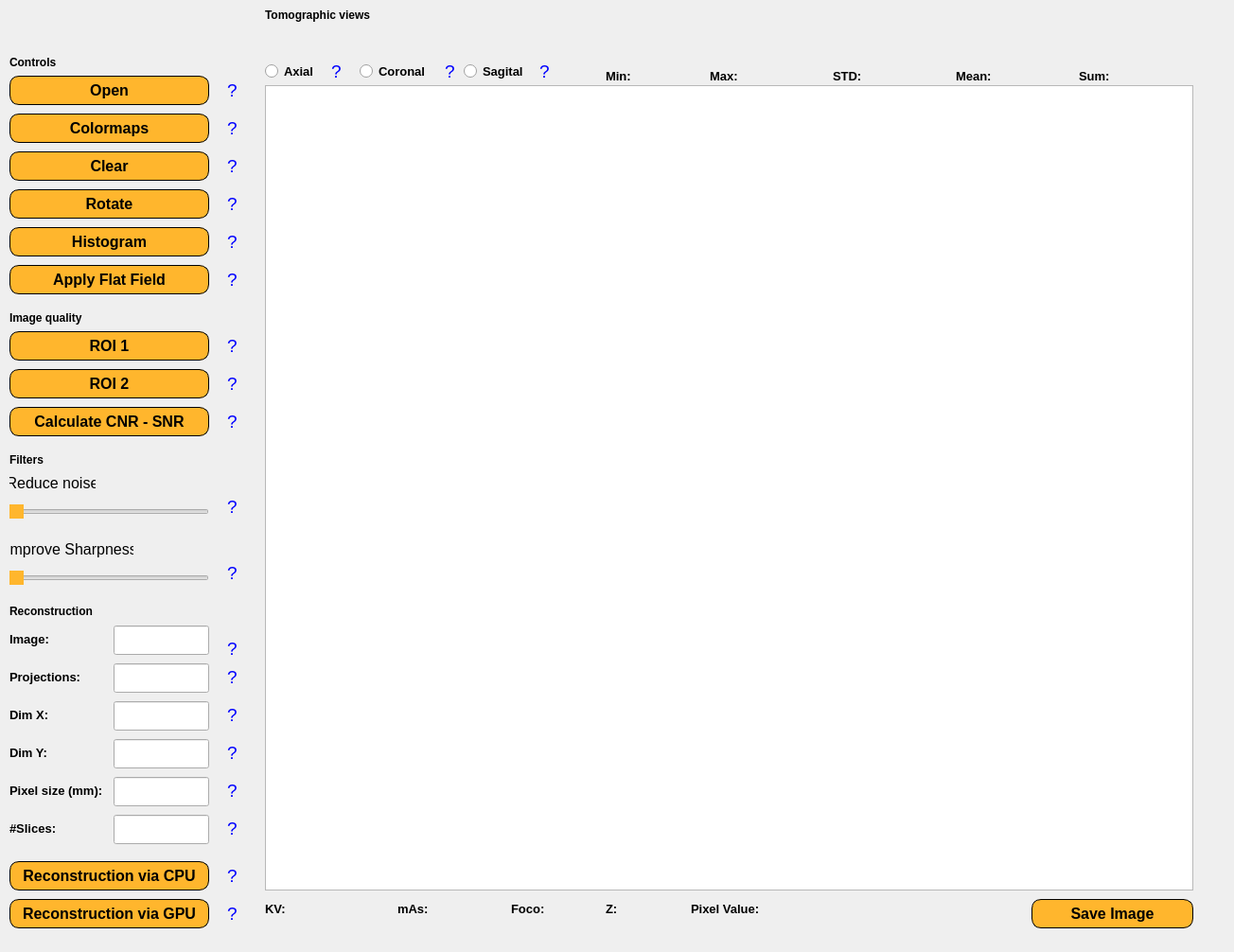
<?xml version="1.0" encoding="UTF-8"?>
<ui version="4.0">
 <class>MainWindow</class>
 <widget class="QMainWindow" name="MainWindow">
  <property name="geometry">
   <rect>
    <x>0</x>
    <y>0</y>
    <width>1304</width>
    <height>1006</height>
   </rect>
  </property>
  <property name="sizePolicy">
   <sizepolicy hsizetype="Expanding" vsizetype="Expanding">
    <horstretch>0</horstretch>
    <verstretch>0</verstretch>
   </sizepolicy>
  </property>
  <property name="font">
   <font>
    <family>Segoe UI</family>
   </font>
  </property>
  <property name="windowTitle">
   <string>CT Industrial Visualizer</string>
  </property>
  <widget class="QWidget" name="centralwidget">
   <widget class="QPushButton" name="btn_open">
    <property name="geometry">
     <rect>
      <x>10</x>
      <y>80</y>
      <width>211</width>
      <height>31</height>
     </rect>
    </property>
    <property name="font">
     <font>
      <family>Segoe UI</family>
      <pointsize>12</pointsize>
      <weight>75</weight>
      <bold>true</bold>
     </font>
    </property>
    <property name="styleSheet">
     <string notr="true">QPushButton {
    background-color: #FFB62D;
    border-radius: 10px;
    border: 1px solid black;
}
 
QPushButton:hover {
    background-color: #FFA500;
}
 
QPushButton:pressed {
    background-color: #FFB62D;
    padding-left: 1px;
    padding-top: 1px;
}</string>
    </property>
    <property name="text">
     <string>Open</string>
    </property>
   </widget>
   <widget class="QPushButton" name="btn_colormap">
    <property name="geometry">
     <rect>
      <x>10</x>
      <y>120</y>
      <width>211</width>
      <height>31</height>
     </rect>
    </property>
    <property name="font">
     <font>
      <family>Segoe UI</family>
      <pointsize>12</pointsize>
      <weight>75</weight>
      <bold>true</bold>
     </font>
    </property>
    <property name="styleSheet">
     <string notr="true">QPushButton {
    background-color: #FFB62D;
    border-radius: 10px;
    border: 1px solid black;
}
 
QPushButton:hover {
    background-color: #FFA500;
}
 
QPushButton:pressed {
    background-color: #FFB62D;
    padding-left: 1px;
    padding-top: 1px;
}</string>
    </property>
    <property name="text">
     <string>Colormaps</string>
    </property>
   </widget>
   <widget class="QPushButton" name="btn_clear">
    <property name="geometry">
     <rect>
      <x>10</x>
      <y>160</y>
      <width>211</width>
      <height>31</height>
     </rect>
    </property>
    <property name="font">
     <font>
      <family>Segoe UI</family>
      <pointsize>12</pointsize>
      <weight>75</weight>
      <bold>true</bold>
     </font>
    </property>
    <property name="styleSheet">
     <string notr="true">QPushButton {
    background-color: #FFB62D;
    border-radius: 10px;
    border: 1px solid black;
}
 
QPushButton:hover {
    background-color: #FFA500;
}
 
QPushButton:pressed {
    background-color: #FFB62D;
    padding-left: 1px;
    padding-top: 1px;
}</string>
    </property>
    <property name="text">
     <string>Clear</string>
    </property>
   </widget>
   <widget class="QPushButton" name="btn_rot">
    <property name="geometry">
     <rect>
      <x>10</x>
      <y>200</y>
      <width>211</width>
      <height>31</height>
     </rect>
    </property>
    <property name="font">
     <font>
      <family>Segoe UI</family>
      <pointsize>12</pointsize>
      <weight>75</weight>
      <bold>true</bold>
     </font>
    </property>
    <property name="styleSheet">
     <string notr="true">QPushButton {
    background-color: #FFB62D;
    border-radius: 10px;
    border: 1px solid black;
}
 
QPushButton:hover {
    background-color: #FFA500;
}
 
QPushButton:pressed {
    background-color: #FFB62D;
    padding-left: 1px;
    padding-top: 1px;
}</string>
    </property>
    <property name="text">
     <string>Rotate</string>
    </property>
   </widget>
   <widget class="QPushButton" name="btn_hist">
    <property name="geometry">
     <rect>
      <x>10</x>
      <y>240</y>
      <width>211</width>
      <height>31</height>
     </rect>
    </property>
    <property name="font">
     <font>
      <family>Segoe UI</family>
      <pointsize>12</pointsize>
      <weight>75</weight>
      <bold>true</bold>
     </font>
    </property>
    <property name="styleSheet">
     <string notr="true">QPushButton {
    background-color: #FFB62D;
    border-radius: 10px;
    border: 1px solid black;
}
 
QPushButton:hover {
    background-color: #FFA500;
}
 
QPushButton:pressed {
    background-color: #FFB62D;
    padding-left: 1px;
    padding-top: 1px;
}</string>
    </property>
    <property name="text">
     <string>Histogram</string>
    </property>
   </widget>
   <widget class="QPushButton" name="btn_flat">
    <property name="geometry">
     <rect>
      <x>10</x>
      <y>280</y>
      <width>211</width>
      <height>31</height>
     </rect>
    </property>
    <property name="font">
     <font>
      <family>Segoe UI</family>
      <pointsize>12</pointsize>
      <weight>75</weight>
      <bold>true</bold>
     </font>
    </property>
    <property name="styleSheet">
     <string notr="true">QPushButton {
    background-color: #FFB62D;
    border-radius: 10px;
    border: 1px solid black;
}
 
QPushButton:hover {
    background-color: #FFA500;
}
 
QPushButton:pressed {
    background-color: #FFB62D;
    padding-left: 1px;
    padding-top: 1px;
}</string>
    </property>
    <property name="text">
     <string>Apply Flat Field</string>
    </property>
   </widget>
   <widget class="QPushButton" name="btn_roi1">
    <property name="geometry">
     <rect>
      <x>10</x>
      <y>350</y>
      <width>211</width>
      <height>31</height>
     </rect>
    </property>
    <property name="font">
     <font>
      <family>Segoe UI</family>
      <pointsize>12</pointsize>
      <weight>75</weight>
      <bold>true</bold>
     </font>
    </property>
    <property name="styleSheet">
     <string notr="true">QPushButton {
    background-color: #FFB62D;
    border-radius: 10px;
    border: 1px solid black;
}
 
QPushButton:hover {
    background-color: #FFA500;
}
 
QPushButton:pressed {
    background-color: #FFB62D;
    padding-left: 1px;
    padding-top: 1px;
}</string>
    </property>
    <property name="text">
     <string>ROI 1</string>
    </property>
   </widget>
   <widget class="QPushButton" name="btn_roi2">
    <property name="geometry">
     <rect>
      <x>10</x>
      <y>390</y>
      <width>211</width>
      <height>31</height>
     </rect>
    </property>
    <property name="font">
     <font>
      <family>Segoe UI</family>
      <pointsize>12</pointsize>
      <weight>75</weight>
      <bold>true</bold>
     </font>
    </property>
    <property name="styleSheet">
     <string notr="true">QPushButton {
    background-color: #FFB62D;
    border-radius: 10px;
    border: 1px solid black;
}
 
QPushButton:hover {
    background-color: #FFA500;
}
 
QPushButton:pressed {
    background-color: #FFB62D;
    padding-left: 1px;
    padding-top: 1px;
}</string>
    </property>
    <property name="text">
     <string>ROI 2</string>
    </property>
   </widget>
   <widget class="QPushButton" name="btn_iq">
    <property name="geometry">
     <rect>
      <x>10</x>
      <y>430</y>
      <width>211</width>
      <height>31</height>
     </rect>
    </property>
    <property name="font">
     <font>
      <family>Segoe UI</family>
      <pointsize>12</pointsize>
      <weight>75</weight>
      <bold>true</bold>
     </font>
    </property>
    <property name="styleSheet">
     <string notr="true">QPushButton {
    background-color: #FFB62D;
    border-radius: 10px;
    border: 1px solid black;
}
 
QPushButton:hover {
    background-color: #FFA500;
}
 
QPushButton:pressed {
    background-color: #FFB62D;
    padding-left: 1px;
    padding-top: 1px;
}</string>
    </property>
    <property name="text">
     <string>Calculate CNR - SNR</string>
    </property>
   </widget>
   <widget class="QSlider" name="slider_kernel_gaussian">
    <property name="geometry">
     <rect>
      <x>10</x>
      <y>530</y>
      <width>211</width>
      <height>22</height>
     </rect>
    </property>
    <property name="styleSheet">
     <string notr="true">QSlider::handle:horizontal {
    background-color: #FFB62D;

}</string>
    </property>
    <property name="orientation">
     <enum>Qt::Horizontal</enum>
    </property>
    <property name="invertedAppearance">
     <bool>false</bool>
    </property>
   </widget>
   <widget class="QLabel" name="slider_sharp_name">
    <property name="geometry">
     <rect>
      <x>10</x>
      <y>570</y>
      <width>131</width>
      <height>21</height>
     </rect>
    </property>
    <property name="minimumSize">
     <size>
      <width>0</width>
      <height>0</height>
     </size>
    </property>
    <property name="font">
     <font>
      <family>Segoe UI</family>
      <pointsize>12</pointsize>
      <weight>9</weight>
      <italic>false</italic>
      <bold>false</bold>
     </font>
    </property>
    <property name="layoutDirection">
     <enum>Qt::LeftToRight</enum>
    </property>
    <property name="styleSheet">
     <string notr="true">font: 75 12pt &quot;Segoe UI&quot;;
</string>
    </property>
    <property name="text">
     <string>Improve Sharpness</string>
    </property>
    <property name="alignment">
     <set>Qt::AlignCenter</set>
    </property>
    <property name="wordWrap">
     <bool>false</bool>
    </property>
   </widget>
   <widget class="QSlider" name="slider_kernel_sharp">
    <property name="geometry">
     <rect>
      <x>10</x>
      <y>600</y>
      <width>211</width>
      <height>22</height>
     </rect>
    </property>
    <property name="styleSheet">
     <string notr="true">QSlider::handle:horizontal {
    background-color: #FFB62D;

}</string>
    </property>
    <property name="orientation">
     <enum>Qt::Horizontal</enum>
    </property>
    <property name="invertedAppearance">
     <bool>false</bool>
    </property>
   </widget>
   <widget class="QRadioButton" name="radio_axial">
    <property name="geometry">
     <rect>
      <x>280</x>
      <y>60</y>
      <width>95</width>
      <height>31</height>
     </rect>
    </property>
    <property name="font">
     <font>
      <family>Segoe UI</family>
      <pointsize>10</pointsize>
      <weight>75</weight>
      <bold>true</bold>
     </font>
    </property>
    <property name="text">
     <string>Axial</string>
    </property>
   </widget>
   <widget class="QLabel" name="label_dim_x">
    <property name="geometry">
     <rect>
      <x>10</x>
      <y>740</y>
      <width>101</width>
      <height>31</height>
     </rect>
    </property>
    <property name="font">
     <font>
      <family>Segoe UI</family>
      <pointsize>10</pointsize>
      <weight>75</weight>
      <bold>true</bold>
     </font>
    </property>
    <property name="text">
     <string>Dim X:</string>
    </property>
   </widget>
   <widget class="QLineEdit" name="line_dim_x">
    <property name="geometry">
     <rect>
      <x>120</x>
      <y>741</y>
      <width>101</width>
      <height>31</height>
     </rect>
    </property>
   </widget>
   <widget class="QLabel" name="label_dim_y">
    <property name="geometry">
     <rect>
      <x>10</x>
      <y>780</y>
      <width>101</width>
      <height>31</height>
     </rect>
    </property>
    <property name="font">
     <font>
      <family>Segoe UI</family>
      <pointsize>10</pointsize>
      <weight>75</weight>
      <bold>true</bold>
     </font>
    </property>
    <property name="text">
     <string>Dim Y:</string>
    </property>
   </widget>
   <widget class="QLineEdit" name="line_dim_y">
    <property name="geometry">
     <rect>
      <x>120</x>
      <y>781</y>
      <width>101</width>
      <height>31</height>
     </rect>
    </property>
   </widget>
   <widget class="QLineEdit" name="line_pixel">
    <property name="geometry">
     <rect>
      <x>120</x>
      <y>821</y>
      <width>101</width>
      <height>31</height>
     </rect>
    </property>
   </widget>
   <widget class="QLabel" name="label_pixel">
    <property name="geometry">
     <rect>
      <x>10</x>
      <y>820</y>
      <width>101</width>
      <height>31</height>
     </rect>
    </property>
    <property name="font">
     <font>
      <family>Segoe UI</family>
      <pointsize>10</pointsize>
      <weight>75</weight>
      <bold>true</bold>
     </font>
    </property>
    <property name="text">
     <string>Pixel size (mm):</string>
    </property>
   </widget>
   <widget class="QLineEdit" name="line_slices">
    <property name="geometry">
     <rect>
      <x>120</x>
      <y>861</y>
      <width>101</width>
      <height>31</height>
     </rect>
    </property>
   </widget>
   <widget class="QLabel" name="label_slices">
    <property name="geometry">
     <rect>
      <x>10</x>
      <y>860</y>
      <width>101</width>
      <height>31</height>
     </rect>
    </property>
    <property name="font">
     <font>
      <family>Segoe UI</family>
      <pointsize>10</pointsize>
      <weight>75</weight>
      <bold>true</bold>
     </font>
    </property>
    <property name="text">
     <string>#Slices:</string>
    </property>
   </widget>
   <widget class="QPushButton" name="btn_rec_cpu">
    <property name="geometry">
     <rect>
      <x>10</x>
      <y>910</y>
      <width>211</width>
      <height>31</height>
     </rect>
    </property>
    <property name="font">
     <font>
      <family>Segoe UI</family>
      <pointsize>12</pointsize>
      <weight>75</weight>
      <bold>true</bold>
     </font>
    </property>
    <property name="styleSheet">
     <string notr="true">QPushButton {
    background-color: #FFB62D;
    border-radius: 10px;
    border: 1px solid black;
}
 
QPushButton:hover {
    background-color: #FFA500;
}
 
QPushButton:pressed {
    background-color: #FFB62D;
    padding-left: 1px;
    padding-top: 1px;
}</string>
    </property>
    <property name="text">
     <string>Reconstruction via CPU</string>
    </property>
   </widget>
   <widget class="QPushButton" name="btn_rec_gpu">
    <property name="geometry">
     <rect>
      <x>10</x>
      <y>950</y>
      <width>211</width>
      <height>31</height>
     </rect>
    </property>
    <property name="font">
     <font>
      <family>Segoe UI</family>
      <pointsize>12</pointsize>
      <weight>75</weight>
      <bold>true</bold>
     </font>
    </property>
    <property name="styleSheet">
     <string notr="true">QPushButton {
    background-color: #FFB62D;
    border-radius: 10px;
    border: 1px solid black;
}
 
QPushButton:hover {
    background-color: #FFA500;
}
 
QPushButton:pressed {
    background-color: #FFB62D;
    padding-left: 1px;
    padding-top: 1px;
}</string>
    </property>
    <property name="text">
     <string>Reconstruction via GPU</string>
    </property>
   </widget>
   <widget class="QRadioButton" name="radio_coronal">
    <property name="geometry">
     <rect>
      <x>380</x>
      <y>60</y>
      <width>95</width>
      <height>31</height>
     </rect>
    </property>
    <property name="font">
     <font>
      <family>Segoe UI</family>
      <pointsize>10</pointsize>
      <weight>75</weight>
      <bold>true</bold>
     </font>
    </property>
    <property name="text">
     <string>Coronal</string>
    </property>
   </widget>
   <widget class="QRadioButton" name="radio_sagital">
    <property name="geometry">
     <rect>
      <x>490</x>
      <y>60</y>
      <width>95</width>
      <height>31</height>
     </rect>
    </property>
    <property name="font">
     <font>
      <family>Segoe UI</family>
      <pointsize>10</pointsize>
      <weight>75</weight>
      <bold>true</bold>
     </font>
    </property>
    <property name="text">
     <string>Sagital</string>
    </property>
   </widget>
   <widget class="QLabel" name="label_min">
    <property name="geometry">
     <rect>
      <x>640</x>
      <y>70</y>
      <width>31</width>
      <height>21</height>
     </rect>
    </property>
    <property name="font">
     <font>
      <family>Segoe UI</family>
      <pointsize>10</pointsize>
      <weight>75</weight>
      <bold>true</bold>
     </font>
    </property>
    <property name="text">
     <string>Min:</string>
    </property>
   </widget>
   <widget class="QLabel" name="label_max">
    <property name="geometry">
     <rect>
      <x>750</x>
      <y>70</y>
      <width>31</width>
      <height>21</height>
     </rect>
    </property>
    <property name="font">
     <font>
      <family>Segoe UI</family>
      <pointsize>10</pointsize>
      <weight>75</weight>
      <bold>true</bold>
     </font>
    </property>
    <property name="text">
     <string>Max:</string>
    </property>
   </widget>
   <widget class="QLabel" name="label_mean">
    <property name="geometry">
     <rect>
      <x>1010</x>
      <y>70</y>
      <width>61</width>
      <height>21</height>
     </rect>
    </property>
    <property name="font">
     <font>
      <family>Segoe UI</family>
      <pointsize>10</pointsize>
      <weight>75</weight>
      <bold>true</bold>
     </font>
    </property>
    <property name="text">
     <string>Mean:</string>
    </property>
   </widget>
   <widget class="QLabel" name="label_std">
    <property name="geometry">
     <rect>
      <x>880</x>
      <y>70</y>
      <width>31</width>
      <height>21</height>
     </rect>
    </property>
    <property name="font">
     <font>
      <family>Segoe UI</family>
      <pointsize>10</pointsize>
      <weight>75</weight>
      <bold>true</bold>
     </font>
    </property>
    <property name="text">
     <string>STD:</string>
    </property>
   </widget>
   <widget class="QLabel" name="label_sum">
    <property name="geometry">
     <rect>
      <x>1140</x>
      <y>70</y>
      <width>131</width>
      <height>21</height>
     </rect>
    </property>
    <property name="font">
     <font>
      <family>Segoe UI</family>
      <pointsize>10</pointsize>
      <weight>75</weight>
      <bold>true</bold>
     </font>
    </property>
    <property name="text">
     <string>Sum:</string>
    </property>
   </widget>
   <widget class="QLabel" name="label_value">
    <property name="geometry">
     <rect>
      <x>730</x>
      <y>950</y>
      <width>211</width>
      <height>21</height>
     </rect>
    </property>
    <property name="font">
     <font>
      <family>Segoe UI</family>
      <pointsize>10</pointsize>
      <weight>75</weight>
      <bold>true</bold>
     </font>
    </property>
    <property name="text">
     <string>Pixel Value: </string>
    </property>
   </widget>
   <widget class="QLabel" name="label_mAs">
    <property name="geometry">
     <rect>
      <x>420</x>
      <y>950</y>
      <width>151</width>
      <height>21</height>
     </rect>
    </property>
    <property name="font">
     <font>
      <family>Segoe UI</family>
      <pointsize>10</pointsize>
      <weight>75</weight>
      <bold>true</bold>
     </font>
    </property>
    <property name="text">
     <string>mAs:</string>
    </property>
   </widget>
   <widget class="QLabel" name="label_kV">
    <property name="geometry">
     <rect>
      <x>280</x>
      <y>950</y>
      <width>131</width>
      <height>21</height>
     </rect>
    </property>
    <property name="font">
     <font>
      <family>Segoe UI</family>
      <pointsize>10</pointsize>
      <weight>75</weight>
      <bold>true</bold>
     </font>
    </property>
    <property name="text">
     <string>KV:</string>
    </property>
   </widget>
   <widget class="QLabel" name="label_foco">
    <property name="geometry">
     <rect>
      <x>540</x>
      <y>950</y>
      <width>121</width>
      <height>21</height>
     </rect>
    </property>
    <property name="font">
     <font>
      <family>Segoe UI</family>
      <pointsize>10</pointsize>
      <weight>75</weight>
      <bold>true</bold>
     </font>
    </property>
    <property name="text">
     <string>Foco:</string>
    </property>
   </widget>
   <widget class="QLabel" name="label_Z">
    <property name="geometry">
     <rect>
      <x>640</x>
      <y>950</y>
      <width>111</width>
      <height>21</height>
     </rect>
    </property>
    <property name="font">
     <font>
      <family>Segoe UI</family>
      <pointsize>10</pointsize>
      <weight>75</weight>
      <bold>true</bold>
     </font>
    </property>
    <property name="text">
     <string>Z:</string>
    </property>
   </widget>
   <widget class="QGraphicsView" name="exp">
    <property name="geometry">
     <rect>
      <x>280</x>
      <y>90</y>
      <width>981</width>
      <height>851</height>
     </rect>
    </property>
   </widget>
   <widget class="QPushButton" name="discr_colormaps">
    <property name="geometry">
     <rect>
      <x>230</x>
      <y>160</y>
      <width>31</width>
      <height>31</height>
     </rect>
    </property>
    <property name="font">
     <font>
      <family>Segoe UI</family>
      <pointsize>14</pointsize>
      <weight>50</weight>
      <bold>false</bold>
     </font>
    </property>
    <property name="styleSheet">
     <string notr="true">QPushButton {
    border: none; /* Remove a borda */
    background-color: transparent; /* Fundo transparente */
    color: blue; /* Cor do texto em azul */
}
</string>
    </property>
    <property name="text">
     <string>?</string>
    </property>
   </widget>
   <widget class="QPushButton" name="discr_rotate">
    <property name="geometry">
     <rect>
      <x>230</x>
      <y>200</y>
      <width>31</width>
      <height>31</height>
     </rect>
    </property>
    <property name="font">
     <font>
      <family>Segoe UI</family>
      <pointsize>14</pointsize>
      <weight>50</weight>
      <bold>false</bold>
     </font>
    </property>
    <property name="styleSheet">
     <string notr="true">QPushButton {
    border: none; /* Remove a borda */
    background-color: transparent; /* Fundo transparente */
    color: blue; /* Cor do texto em azul */
}
</string>
    </property>
    <property name="text">
     <string>?</string>
    </property>
   </widget>
   <widget class="QPushButton" name="discr_histagram">
    <property name="geometry">
     <rect>
      <x>230</x>
      <y>240</y>
      <width>31</width>
      <height>31</height>
     </rect>
    </property>
    <property name="font">
     <font>
      <family>Segoe UI</family>
      <pointsize>14</pointsize>
      <weight>50</weight>
      <bold>false</bold>
     </font>
    </property>
    <property name="styleSheet">
     <string notr="true">QPushButton {
    border: none; /* Remove a borda */
    background-color: transparent; /* Fundo transparente */
    color: blue; /* Cor do texto em azul */
}
</string>
    </property>
    <property name="text">
     <string>?</string>
    </property>
   </widget>
   <widget class="QPushButton" name="discr_flatfield">
    <property name="geometry">
     <rect>
      <x>230</x>
      <y>280</y>
      <width>31</width>
      <height>31</height>
     </rect>
    </property>
    <property name="font">
     <font>
      <family>Segoe UI</family>
      <pointsize>14</pointsize>
      <weight>50</weight>
      <bold>false</bold>
     </font>
    </property>
    <property name="styleSheet">
     <string notr="true">QPushButton {
    border: none; /* Remove a borda */
    background-color: transparent; /* Fundo transparente */
    color: blue; /* Cor do texto em azul */
}
</string>
    </property>
    <property name="text">
     <string>?</string>
    </property>
   </widget>
   <widget class="QPushButton" name="discr_roi1">
    <property name="geometry">
     <rect>
      <x>230</x>
      <y>350</y>
      <width>31</width>
      <height>31</height>
     </rect>
    </property>
    <property name="font">
     <font>
      <family>Segoe UI</family>
      <pointsize>14</pointsize>
      <weight>50</weight>
      <bold>false</bold>
     </font>
    </property>
    <property name="styleSheet">
     <string notr="true">QPushButton {
    border: none; /* Remove a borda */
    background-color: transparent; /* Fundo transparente */
    color: blue; /* Cor do texto em azul */
}
</string>
    </property>
    <property name="text">
     <string>?</string>
    </property>
   </widget>
   <widget class="QPushButton" name="discr_roi2">
    <property name="geometry">
     <rect>
      <x>230</x>
      <y>390</y>
      <width>31</width>
      <height>31</height>
     </rect>
    </property>
    <property name="font">
     <font>
      <family>Segoe UI</family>
      <pointsize>14</pointsize>
      <weight>50</weight>
      <bold>false</bold>
     </font>
    </property>
    <property name="styleSheet">
     <string notr="true">QPushButton {
    border: none; /* Remove a borda */
    background-color: transparent; /* Fundo transparente */
    color: blue; /* Cor do texto em azul */
}
</string>
    </property>
    <property name="text">
     <string>?</string>
    </property>
   </widget>
   <widget class="QPushButton" name="discr_cnr_snr">
    <property name="geometry">
     <rect>
      <x>230</x>
      <y>430</y>
      <width>31</width>
      <height>31</height>
     </rect>
    </property>
    <property name="font">
     <font>
      <family>Segoe UI</family>
      <pointsize>14</pointsize>
      <weight>50</weight>
      <bold>false</bold>
     </font>
    </property>
    <property name="styleSheet">
     <string notr="true">QPushButton {
    border: none; /* Remove a borda */
    background-color: transparent; /* Fundo transparente */
    color: blue; /* Cor do texto em azul */
}
</string>
    </property>
    <property name="text">
     <string>?</string>
    </property>
   </widget>
   <widget class="QPushButton" name="discr_cnoise">
    <property name="geometry">
     <rect>
      <x>230</x>
      <y>520</y>
      <width>31</width>
      <height>31</height>
     </rect>
    </property>
    <property name="font">
     <font>
      <family>Segoe UI</family>
      <pointsize>14</pointsize>
      <weight>50</weight>
      <bold>false</bold>
     </font>
    </property>
    <property name="styleSheet">
     <string notr="true">QPushButton {
    border: none; /* Remove a borda */
    background-color: transparent; /* Fundo transparente */
    color: blue; /* Cor do texto em azul */
}
</string>
    </property>
    <property name="text">
     <string>?</string>
    </property>
   </widget>
   <widget class="QPushButton" name="discr_sharpness">
    <property name="geometry">
     <rect>
      <x>230</x>
      <y>590</y>
      <width>31</width>
      <height>31</height>
     </rect>
    </property>
    <property name="font">
     <font>
      <family>Segoe UI</family>
      <pointsize>14</pointsize>
      <weight>50</weight>
      <bold>false</bold>
     </font>
    </property>
    <property name="styleSheet">
     <string notr="true">QPushButton {
    border: none; /* Remove a borda */
    background-color: transparent; /* Fundo transparente */
    color: blue; /* Cor do texto em azul */
}
</string>
    </property>
    <property name="text">
     <string>?</string>
    </property>
   </widget>
   <widget class="QPushButton" name="discr_image_id">
    <property name="geometry">
     <rect>
      <x>230</x>
      <y>670</y>
      <width>31</width>
      <height>31</height>
     </rect>
    </property>
    <property name="font">
     <font>
      <family>Segoe UI</family>
      <pointsize>14</pointsize>
      <weight>50</weight>
      <bold>false</bold>
     </font>
    </property>
    <property name="styleSheet">
     <string notr="true">QPushButton {
    border: none; /* Remove a borda */
    background-color: transparent; /* Fundo transparente */
    color: blue; /* Cor do texto em azul */
}
</string>
    </property>
    <property name="text">
     <string>?</string>
    </property>
   </widget>
   <widget class="QPushButton" name="discr_proj">
    <property name="geometry">
     <rect>
      <x>230</x>
      <y>700</y>
      <width>31</width>
      <height>31</height>
     </rect>
    </property>
    <property name="font">
     <font>
      <family>Segoe UI</family>
      <pointsize>14</pointsize>
      <weight>50</weight>
      <bold>false</bold>
     </font>
    </property>
    <property name="styleSheet">
     <string notr="true">QPushButton {
    border: none; /* Remove a borda */
    background-color: transparent; /* Fundo transparente */
    color: blue; /* Cor do texto em azul */
}
</string>
    </property>
    <property name="text">
     <string>?</string>
    </property>
   </widget>
   <widget class="QPushButton" name="discr_dimx">
    <property name="geometry">
     <rect>
      <x>230</x>
      <y>740</y>
      <width>31</width>
      <height>31</height>
     </rect>
    </property>
    <property name="font">
     <font>
      <family>Segoe UI</family>
      <pointsize>14</pointsize>
      <weight>50</weight>
      <bold>false</bold>
     </font>
    </property>
    <property name="styleSheet">
     <string notr="true">QPushButton {
    border: none; /* Remove a borda */
    background-color: transparent; /* Fundo transparente */
    color: blue; /* Cor do texto em azul */
}
</string>
    </property>
    <property name="text">
     <string>?</string>
    </property>
   </widget>
   <widget class="QPushButton" name="discr_dimy">
    <property name="geometry">
     <rect>
      <x>230</x>
      <y>780</y>
      <width>31</width>
      <height>31</height>
     </rect>
    </property>
    <property name="font">
     <font>
      <family>Segoe UI</family>
      <pointsize>14</pointsize>
      <weight>50</weight>
      <bold>false</bold>
     </font>
    </property>
    <property name="styleSheet">
     <string notr="true">QPushButton {
    border: none; /* Remove a borda */
    background-color: transparent; /* Fundo transparente */
    color: blue; /* Cor do texto em azul */
}
</string>
    </property>
    <property name="text">
     <string>?</string>
    </property>
   </widget>
   <widget class="QPushButton" name="discr_pixelsize">
    <property name="geometry">
     <rect>
      <x>230</x>
      <y>820</y>
      <width>31</width>
      <height>31</height>
     </rect>
    </property>
    <property name="font">
     <font>
      <family>Segoe UI</family>
      <pointsize>14</pointsize>
      <weight>50</weight>
      <bold>false</bold>
     </font>
    </property>
    <property name="styleSheet">
     <string notr="true">QPushButton {
    border: none; /* Remove a borda */
    background-color: transparent; /* Fundo transparente */
    color: blue; /* Cor do texto em azul */
}
</string>
    </property>
    <property name="text">
     <string>?</string>
    </property>
   </widget>
   <widget class="QPushButton" name="discr_slices">
    <property name="geometry">
     <rect>
      <x>230</x>
      <y>860</y>
      <width>31</width>
      <height>31</height>
     </rect>
    </property>
    <property name="font">
     <font>
      <family>Segoe UI</family>
      <pointsize>14</pointsize>
      <weight>50</weight>
      <bold>false</bold>
     </font>
    </property>
    <property name="styleSheet">
     <string notr="true">QPushButton {
    border: none; /* Remove a borda */
    background-color: transparent; /* Fundo transparente */
    color: blue; /* Cor do texto em azul */
}
</string>
    </property>
    <property name="text">
     <string>?</string>
    </property>
   </widget>
   <widget class="QPushButton" name="discr_recon_cpu">
    <property name="geometry">
     <rect>
      <x>230</x>
      <y>910</y>
      <width>31</width>
      <height>31</height>
     </rect>
    </property>
    <property name="font">
     <font>
      <family>Segoe UI</family>
      <pointsize>14</pointsize>
      <weight>50</weight>
      <bold>false</bold>
     </font>
    </property>
    <property name="styleSheet">
     <string notr="true">QPushButton {
    border: none; /* Remove a borda */
    background-color: transparent; /* Fundo transparente */
    color: blue; /* Cor do texto em azul */
}
</string>
    </property>
    <property name="text">
     <string>?</string>
    </property>
   </widget>
   <widget class="QPushButton" name="discr_recon_gpu">
    <property name="geometry">
     <rect>
      <x>230</x>
      <y>950</y>
      <width>31</width>
      <height>31</height>
     </rect>
    </property>
    <property name="font">
     <font>
      <family>Segoe UI</family>
      <pointsize>14</pointsize>
      <weight>50</weight>
      <bold>false</bold>
     </font>
    </property>
    <property name="styleSheet">
     <string notr="true">QPushButton {
    border: none; /* Remove a borda */
    background-color: transparent; /* Fundo transparente */
    color: blue; /* Cor do texto em azul */
}
</string>
    </property>
    <property name="text">
     <string>?</string>
    </property>
   </widget>
   <widget class="QPushButton" name="discr_axial">
    <property name="geometry">
     <rect>
      <x>340</x>
      <y>60</y>
      <width>31</width>
      <height>31</height>
     </rect>
    </property>
    <property name="font">
     <font>
      <family>Segoe UI</family>
      <pointsize>14</pointsize>
      <weight>50</weight>
      <bold>false</bold>
     </font>
    </property>
    <property name="styleSheet">
     <string notr="true">QPushButton {
    border: none; /* Remove a borda */
    background-color: transparent; /* Fundo transparente */
    color: blue; /* Cor do texto em azul */
}
</string>
    </property>
    <property name="text">
     <string>?</string>
    </property>
   </widget>
   <widget class="QPushButton" name="discr_coronal">
    <property name="geometry">
     <rect>
      <x>460</x>
      <y>60</y>
      <width>31</width>
      <height>31</height>
     </rect>
    </property>
    <property name="font">
     <font>
      <family>Segoe UI</family>
      <pointsize>14</pointsize>
      <weight>50</weight>
      <bold>false</bold>
     </font>
    </property>
    <property name="styleSheet">
     <string notr="true">QPushButton {
    border: none; /* Remove a borda */
    background-color: transparent; /* Fundo transparente */
    color: blue; /* Cor do texto em azul */
}
</string>
    </property>
    <property name="text">
     <string>?</string>
    </property>
   </widget>
   <widget class="QPushButton" name="discr_sagital">
    <property name="geometry">
     <rect>
      <x>560</x>
      <y>60</y>
      <width>31</width>
      <height>31</height>
     </rect>
    </property>
    <property name="font">
     <font>
      <family>Segoe UI</family>
      <pointsize>14</pointsize>
      <weight>50</weight>
      <bold>false</bold>
     </font>
    </property>
    <property name="styleSheet">
     <string notr="true">QPushButton {
    border: none; /* Remove a borda */
    background-color: transparent; /* Fundo transparente */
    color: blue; /* Cor do texto em azul */
}
</string>
    </property>
    <property name="text">
     <string>?</string>
    </property>
   </widget>
   <widget class="QLineEdit" name="line_image_id">
    <property name="geometry">
     <rect>
      <x>120</x>
      <y>661</y>
      <width>101</width>
      <height>31</height>
     </rect>
    </property>
   </widget>
   <widget class="QLabel" name="label_image_id">
    <property name="geometry">
     <rect>
      <x>10</x>
      <y>660</y>
      <width>101</width>
      <height>31</height>
     </rect>
    </property>
    <property name="font">
     <font>
      <family>Segoe UI</family>
      <pointsize>10</pointsize>
      <weight>75</weight>
      <bold>true</bold>
     </font>
    </property>
    <property name="text">
     <string>Image:</string>
    </property>
   </widget>
   <widget class="QLineEdit" name="line_proj">
    <property name="geometry">
     <rect>
      <x>120</x>
      <y>701</y>
      <width>101</width>
      <height>31</height>
     </rect>
    </property>
   </widget>
   <widget class="QLabel" name="label_proj">
    <property name="geometry">
     <rect>
      <x>10</x>
      <y>700</y>
      <width>101</width>
      <height>31</height>
     </rect>
    </property>
    <property name="font">
     <font>
      <family>Segoe UI</family>
      <pointsize>10</pointsize>
      <weight>75</weight>
      <bold>true</bold>
     </font>
    </property>
    <property name="text">
     <string>Projections:</string>
    </property>
   </widget>
   <widget class="QPushButton" name="btn_save_image">
    <property name="geometry">
     <rect>
      <x>1090</x>
      <y>950</y>
      <width>171</width>
      <height>31</height>
     </rect>
    </property>
    <property name="font">
     <font>
      <family>Segoe UI</family>
      <pointsize>12</pointsize>
      <weight>75</weight>
      <bold>true</bold>
     </font>
    </property>
    <property name="styleSheet">
     <string notr="true">QPushButton {
    background-color: #FFB62D;
    border-radius: 10px;
    border: 1px solid black;
}
 
QPushButton:hover {
    background-color: #FFA500;
}
 
QPushButton:pressed {
    background-color: #FFB62D;
    padding-left: 1px;
    padding-top: 1px;
}</string>
    </property>
    <property name="text">
     <string>Save Image</string>
    </property>
   </widget>
   <widget class="QLabel" name="label">
    <property name="geometry">
     <rect>
      <x>10</x>
      <y>0</y>
      <width>121</width>
      <height>51</height>
     </rect>
    </property>
    <property name="text">
     <string>&lt;html&gt;&lt;head/&gt;&lt;body&gt;&lt;p align=&quot;center&quot;&gt;&lt;img src=&quot;:/Logo/QT designer assets/logo-ibti SVG.png&quot;/&gt;&lt;/p&gt;&lt;/body&gt;&lt;/html&gt;</string>
    </property>
   </widget>
   <widget class="QLabel" name="label_2">
    <property name="geometry">
     <rect>
      <x>10</x>
      <y>630</y>
      <width>151</width>
      <height>31</height>
     </rect>
    </property>
    <property name="styleSheet">
     <string notr="true">font: 87 16pt &quot;Segoe UI&quot;;
font-weight: Bold</string>
    </property>
    <property name="text">
     <string>Reconstruction</string>
    </property>
   </widget>
   <widget class="QLabel" name="slider_sharp_name_2">
    <property name="geometry">
     <rect>
      <x>10</x>
      <y>500</y>
      <width>91</width>
      <height>21</height>
     </rect>
    </property>
    <property name="minimumSize">
     <size>
      <width>0</width>
      <height>0</height>
     </size>
    </property>
    <property name="font">
     <font>
      <family>Segoe UI</family>
      <pointsize>12</pointsize>
      <weight>9</weight>
      <italic>false</italic>
      <bold>false</bold>
     </font>
    </property>
    <property name="layoutDirection">
     <enum>Qt::LeftToRight</enum>
    </property>
    <property name="styleSheet">
     <string notr="true">font: 75 12pt &quot;Segoe UI&quot;;
</string>
    </property>
    <property name="text">
     <string>Reduce noise</string>
    </property>
    <property name="alignment">
     <set>Qt::AlignCenter</set>
    </property>
    <property name="wordWrap">
     <bool>false</bool>
    </property>
   </widget>
   <widget class="QLabel" name="label_3">
    <property name="geometry">
     <rect>
      <x>10</x>
      <y>470</y>
      <width>151</width>
      <height>31</height>
     </rect>
    </property>
    <property name="styleSheet">
     <string notr="true">font: 87 16pt &quot;Segoe UI&quot;;
font-weight: Bold</string>
    </property>
    <property name="text">
     <string>Filters</string>
    </property>
   </widget>
   <widget class="QLabel" name="label_4">
    <property name="geometry">
     <rect>
      <x>10</x>
      <y>320</y>
      <width>151</width>
      <height>31</height>
     </rect>
    </property>
    <property name="styleSheet">
     <string notr="true">font: 87 16pt &quot;Segoe UI&quot;;
font-weight: Bold</string>
    </property>
    <property name="text">
     <string>Image quality</string>
    </property>
   </widget>
   <widget class="QPushButton" name="discr_colormaps_2">
    <property name="geometry">
     <rect>
      <x>230</x>
      <y>80</y>
      <width>31</width>
      <height>31</height>
     </rect>
    </property>
    <property name="font">
     <font>
      <family>Segoe UI</family>
      <pointsize>14</pointsize>
      <weight>50</weight>
      <bold>false</bold>
     </font>
    </property>
    <property name="styleSheet">
     <string notr="true">QPushButton {
    border: none; /* Remove a borda */
    background-color: transparent; /* Fundo transparente */
    color: blue; /* Cor do texto em azul */
}
</string>
    </property>
    <property name="text">
     <string>?</string>
    </property>
   </widget>
   <widget class="QPushButton" name="discr_colormaps_3">
    <property name="geometry">
     <rect>
      <x>230</x>
      <y>120</y>
      <width>31</width>
      <height>31</height>
     </rect>
    </property>
    <property name="font">
     <font>
      <family>Segoe UI</family>
      <pointsize>14</pointsize>
      <weight>50</weight>
      <bold>false</bold>
     </font>
    </property>
    <property name="styleSheet">
     <string notr="true">QPushButton {
    border: none; /* Remove a borda */
    background-color: transparent; /* Fundo transparente */
    color: blue; /* Cor do texto em azul */
}
</string>
    </property>
    <property name="text">
     <string>?</string>
    </property>
   </widget>
   <widget class="QLabel" name="label_5">
    <property name="geometry">
     <rect>
      <x>10</x>
      <y>50</y>
      <width>151</width>
      <height>31</height>
     </rect>
    </property>
    <property name="styleSheet">
     <string notr="true">font: 87 16pt &quot;Segoe UI&quot;;
font-weight: Bold</string>
    </property>
    <property name="text">
     <string>Controls</string>
    </property>
   </widget>
   <widget class="QLabel" name="label_6">
    <property name="geometry">
     <rect>
      <x>280</x>
      <y>0</y>
      <width>191</width>
      <height>31</height>
     </rect>
    </property>
    <property name="styleSheet">
     <string notr="true">font: 87 16pt &quot;Segoe UI&quot;;
font-weight: Bold</string>
    </property>
    <property name="text">
     <string>Tomographic views</string>
    </property>
   </widget>
  </widget>
 </widget>
 <resources>
  <include location="../Documents/QT designer assets_.qrc"/>
 </resources>
 <connections/>
</ui>
